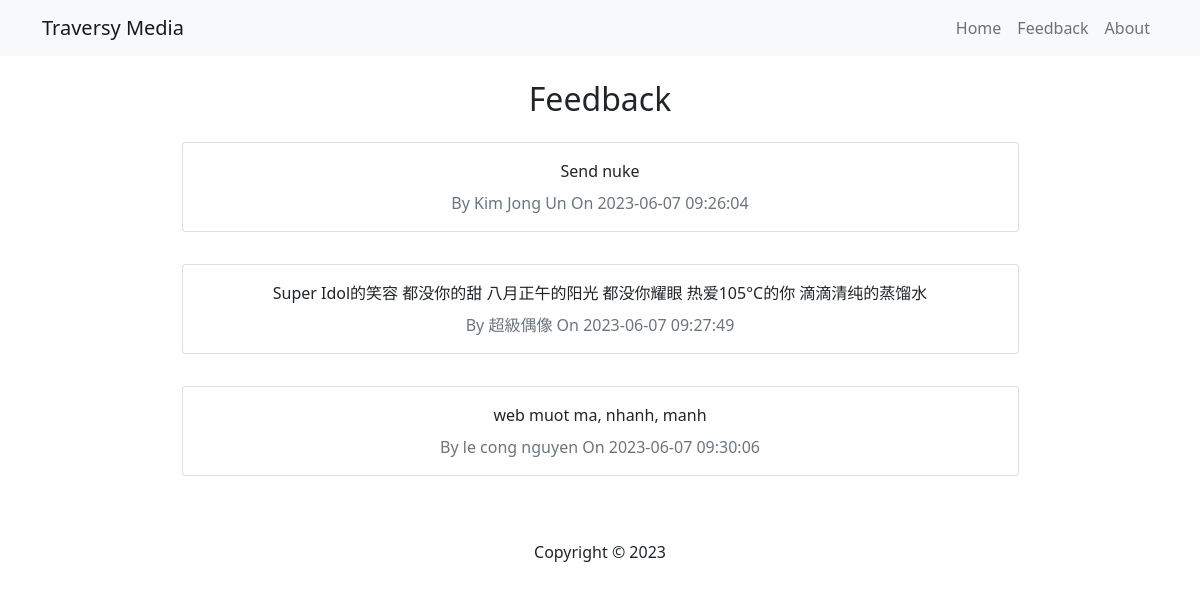
Page /feedback.php on the committed database.
### tables this page shows
CREATE TABLE `feedback` (
  `id` int(11) NOT NULL,
  `name` varchar(255) NOT NULL,
  `email` varchar(255) NOT NULL,
  `body` text NOT NULL,
  `date` datetime NOT NULL DEFAULT current_timestamp()
);

### feedback.php (the view, shortened to what this page needs)
<?php include'inc/header.php' ?>
<?php
$sql = 'SELECT * FROM feedback';
$result = mysqli_query($conn, $sql);
$feedback = mysqli_fetch_all($result, MYSQLI_ASSOC);
?>
    <h2>Feedback</h2>
    <?php foreach($feedback as $item): ?>
    <div class="card my-3 w-75">
     <div class="card-body text-center">
      <?php echo $item['body']; ?>
      <div class="text-secondary mt-2">
        By <?php echo $item['name']; ?> On <?php echo $item['date']; ?>
      </div>
     </div>
    </div>
    <?php endforeach ?>
   <?php include'inc/footer.php' ?>

### inc/header.php (shortened to what this page needs)
<!DOCTYPE html>
<html lang="en">
<head>
  <link href="https://cdn.jsdelivr.net/npm/bootstrap@5.0.2/dist/css/bootstrap.min.css" rel="stylesheet">
</head>
<body>
  <nav class="navbar navbar-expand-sm navbar-light bg-light mb-4">
    <div class="container">
      <a class="navbar-brand" href="#">Traversy Media</a>
      <div class="collapse navbar-collapse" id="navbarNav">
        <ul class="navbar-nav ms-auto">
         <li class="nav-item">
              <a class="nav-link" href="index.php">Home</a>
            </li>
            <li class="nav-item">
              <a class="nav-link" href="feedback.php"
                >Feedback</a
              >
            </li>
            <li class="nav-item">
              <a class="nav-link" href="about.php"
                >About</a
              >
            </li>
        </ul>
      </div>
  </div>
</nav>
<main>
  <div class="container d-flex flex-column align-items-center">

### inc/footer.php (shortened to what this page needs)
</div>
</main>
<footer class="text-center mt-5">
  Copyright &copy; 2023
</footer>
</body>
</html>

### rows in the picture
feedback: body "Send nuke", name "Kim Jong Un", date "2023-06-07 09:26:04"
feedback: body "Super Idol的笑容 都没你的甜 八月正午的阳光 都没你耀眼 热爱105°C的你 滴滴清纯的蒸馏水", name "超級偶像", date "2023-06-07 09:27:49"
feedback: body "web muot ma, nhanh, manh", name "le cong nguyen", date "2023-06-07 09:30:06"
